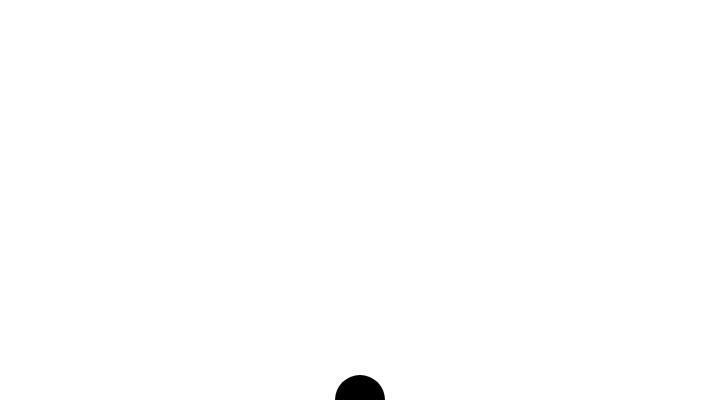
Frame 1 (no input)
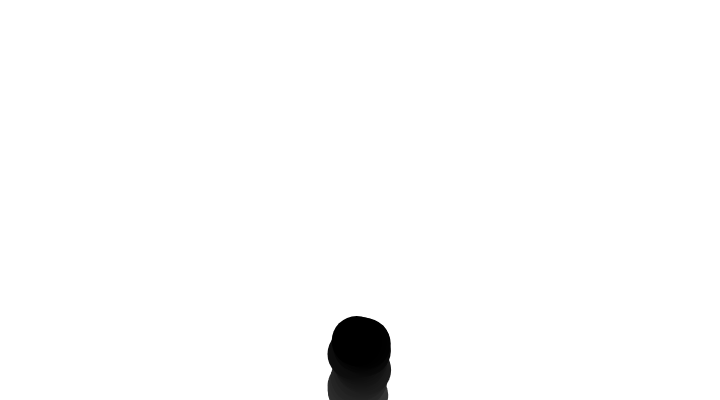
Frame 60 (no input)
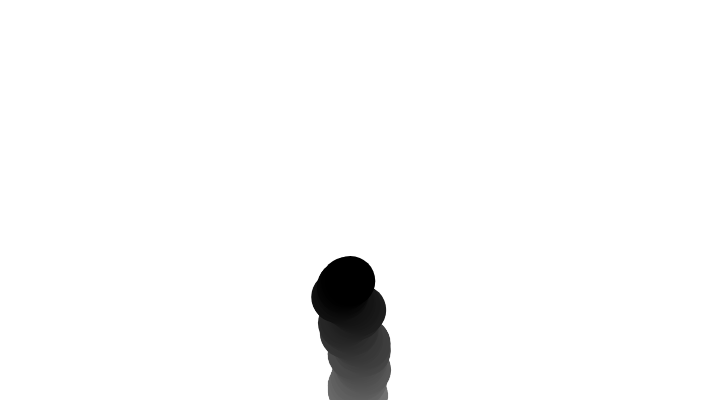
Frame 120 (the mouse pressed at the canvas centre since frame 60)

The p5.js sketch that drew these frames (run headless with seeded random() and noise() and a simulated clock; from frame 60 on, the mouse is pressed at the canvas centre):

// p5.js sketch
// ── sketch.js

let x, y;

function setup() {
  createCanvas(720, 400);

  x = width / 2;
  y = height;
}

function draw() {
  background(200,1);
  
 
  noStroke();
  fill(0);
  ellipse(x, y, 50, 50);
  

  x = x + random(-5, 5);
 
  y = y -1;
  

  if (y < 0) {
    y = height;
  }
}
